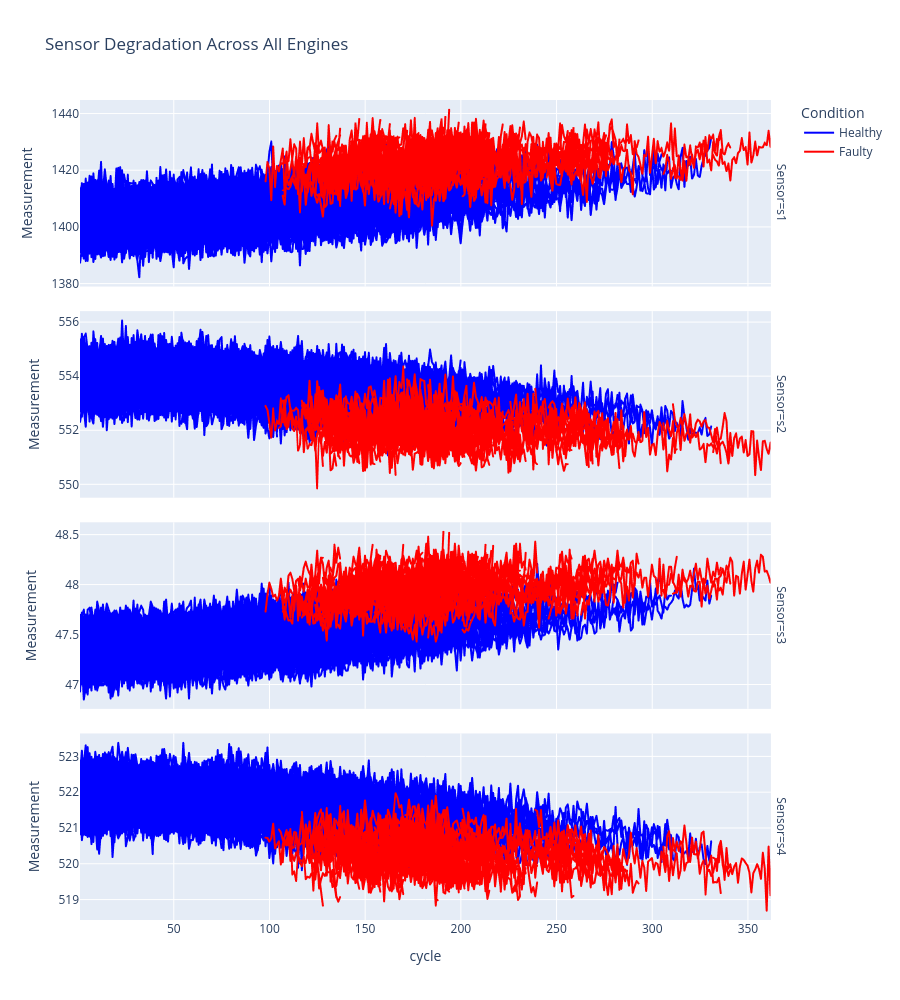

This figure's notebook cell:
### Code cell
dt_train['Condition'] = dt_train['label_bnc'].map({0: 'Healthy', 1: 'Faulty'})

# Melt the dataframe to have all sensors in a single column for facet_row
df_melted = dt_train.melt(id_vars=['id', 'cycle', 'Condition'], 
                          value_vars=['s1', 's2', 's3', 's4'], 
                          var_name='Sensor', 
                          value_name='Measurement')

# Create the faceted line chart
fig_all_engines = px.line(df_melted, 
                          x='cycle', 
                          y='Measurement', 
                          color='Condition', 
                          line_group='id',           # Ensures each engine gets its own connected line
                          facet_row='Sensor',        # Creates 4 stacked graphs
                          color_discrete_map={'Healthy': 'blue', 'Faulty': 'red'}, # Force red for faulty
                          title='Sensor Degradation Across All Engines',
                          height=1000)

# Unlink the y-axes so each sensor scales properly to its own range
fig_all_engines.update_yaxes(matches=None)

# Show the interactive figure
fig_all_engines.show()
